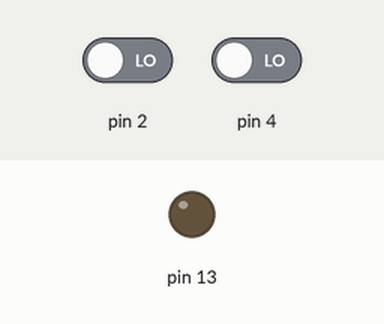
The sketch below on a simulated Arduino Uno, built with avr-gcc and run on an emulated ATmega328P. Shown: output pins drawn as LEDs (lit = HIGH). The inputs (shaded band) are chosen by the test bench; at power-on: pin 2 LOW, pin 4 LOW.

Above: at 1.2 s.
1.3 s: pin 2 driven HIGH
At 2.1 s:
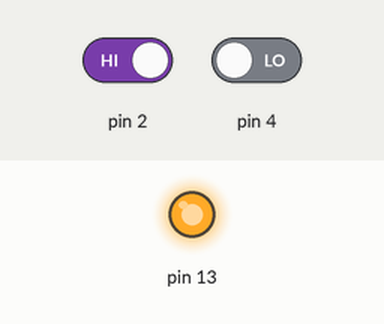
2.8 s: pin 2 driven LOW
At 3.2 s:
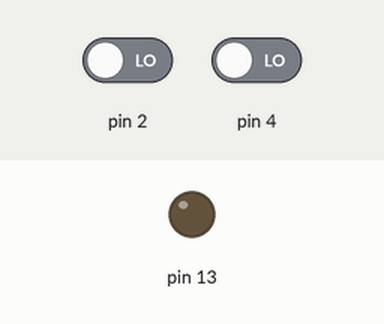
4.3 s: pin 4 driven HIGH
At 5.6 s:
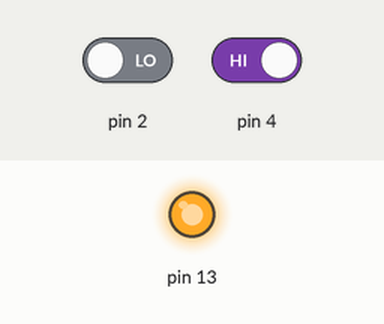
Timing chart, 0 to 7.3 s (numbered marks = the images above; inputs shaded):
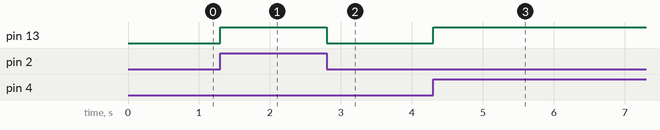

The sketch:

xor.ino
```cpp
int val_2, val_4;
void setup() {
  // put your setup code here, to run once:
  pinMode(13, OUTPUT);
  pinMode(2, INPUT);
  pinMode(4, INPUT);
}

void loop() {
  // put your main code here, to run repeatedly:
    val_2 = digitalRead(2);
    val_4 = digitalRead(4);
    if (val_2 == val_4){
        digitalWrite(13, LOW);
    } else {
        digitalWrite(13, HIGH);
    }
}
```

Measured:
- after the input at 1.3 s, pin 13: LOW → HIGH at once
- after the input at 2.8 s, pin 13: HIGH → LOW at once
- after the input at 4.3 s, pin 13: LOW → HIGH at once
